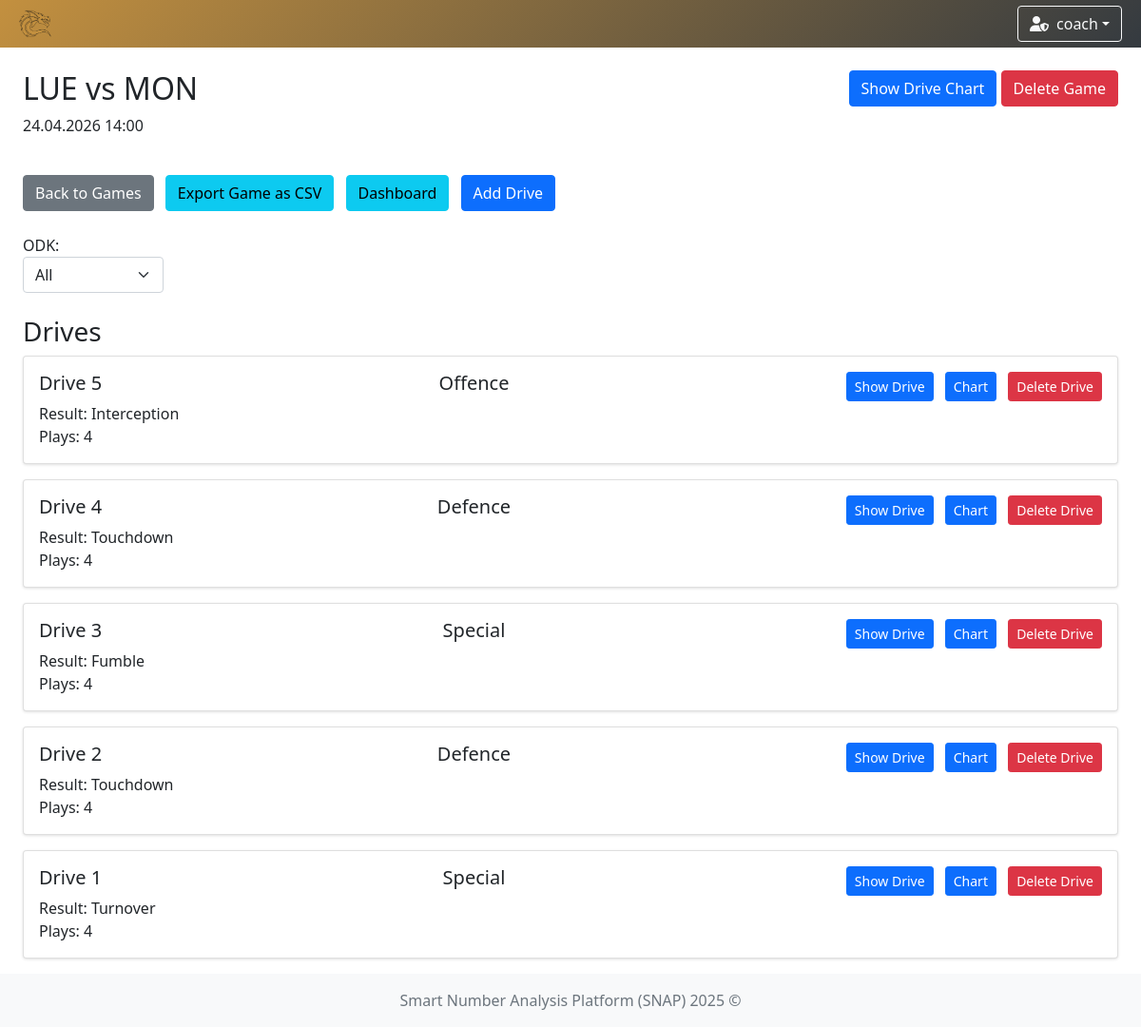
The page /games/3 (signed in) on the database as committed earlier.
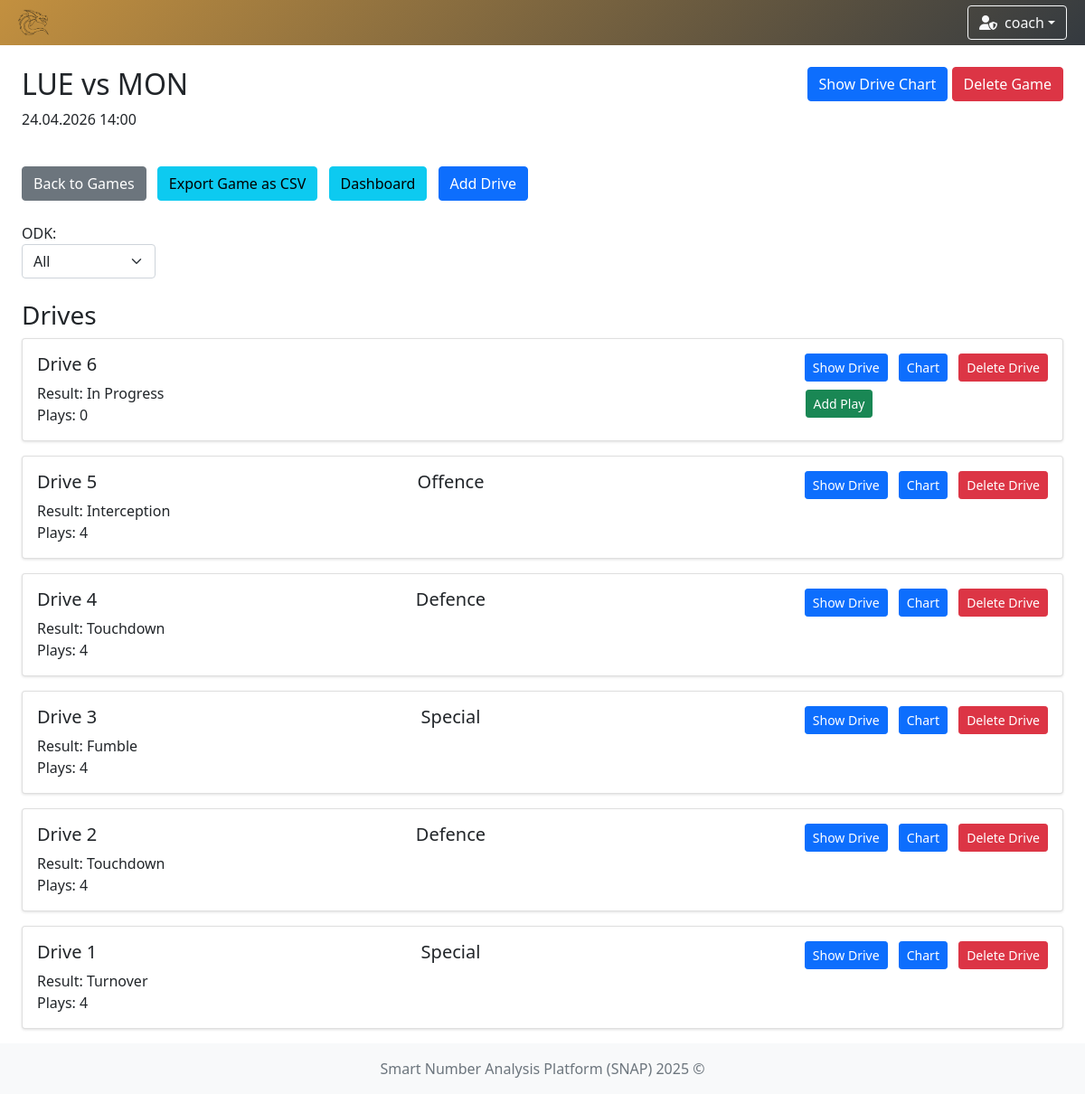
The same page on the database as committed later.
### app/models/team.py (models this page shows)
class TeamModel(db.Model):
    __tablename__ = 'teams'
    id = db.Column(db.Integer, primary_key=True)
    name = db.Column(db.String(100), nullable=False, unique=True)  # prevent duplicate team names
    icon = db.Column(db.String(300), nullable=False)  # longer path for future-proofing
    primary_color = db.Column(db.String(20), nullable=False)
    secondary_color = db.Column(db.String(20), nullable=False)

### app/models/user.py (models this page shows)
class UserModel(db.Model, UserMixin):
    __tablename__ = 'user'
    id = db.Column(db.Integer, primary_key=True)
    username = db.Column(db.String(80), unique=True, nullable=False)
    password = db.Column(db.String(120), nullable=False)
    role = db.Column(db.String(10), nullable=False, default='user')
    team_id = db.Column(db.Integer, db.ForeignKey('teams.id'))
    team = db.relationship('TeamModel', backref='users')

### app/models/game.py (models this page shows, shortened)
class GameModel(db.Model):
    __tablename__ = 'game'
    id: int = db.Column(db.Integer, primary_key=True)
    name: str = db.Column(db.String(100), nullable=False)
    date: datetime = db.Column(db.DateTime, nullable=False, index=True)
    time: str = db.Column(db.String(20), nullable=False)
    home_team_id: Optional[int] = db.Column(db.Integer, db.ForeignKey('teams.id'), nullable=True, index=True)
    away_team_id: Optional[int] = db.Column(db.Integer, db.ForeignKey('teams.id'), nullable=True, index=True)
    home_team = db.relationship('TeamModel', foreign_keys=[home_team_id], lazy=True)
    away_team = db.relationship('TeamModel', foreign_keys=[away_team_id], lazy=True)
    drives = db.relationship('DriveModel', backref='game', lazy=True, cascade='all, delete-orphan')
    @classmethod
    def get_by_id(cls, game_id: int) -> Optional['GameModel']:
        return cls.query.get_or_404(game_id)

### app/models/drive.py (models this page shows, shortened)
class DriveModel(db.Model):
    __tablename__ = 'drive'
    id = db.Column(db.Integer, primary_key=True)
    game_id = db.Column(db.Integer, db.ForeignKey('game.id'), nullable=False)
    result = db.Column(db.String(50))
    ended = db.Column(db.Boolean, default=False)
    plays = db.relationship('PlayModel', backref='drive', lazy=True, cascade='all, delete-orphan')

### app/controllers/game.py (the view)
    @login_required
    def game_detail(self, game_id: int) -> str:
        game = GameModel.get_by_id(game_id)
        return render_template(template_name_or_list='game/game_detail.html', game=game)

### app/controllers/user.py (called while the page is built)
    @staticmethod
    def load_user(user_id):
        return UserModel.query.get(int(user_id))

### run.py (called while the page is built)
    def _inject_context(self) -> None:
        @self.app.context_processor
        def inject_teams() -> dict:
            try:
                teams = TeamModel.query.all()
                return dict(teams=teams)
            except Exception as e:
                print(f"[!] Error injecting teams: {str(e)} ({type(e).__name__})")
                return dict(teams=[])

### app/templates/game/game_detail.html (shortened to what this page needs)
{% extends "system/base.html" %}
{% block content %}
<div class="row mb-4">
    <div class="col">
        <h2>{{ game.name }}</h2>
        <p>{{ game.date.strftime('%d.%m.%Y') }} {{ game.time }}</p>
    </div>
    <div class="col text-end">
        <a href="{{ url_for('drive_chart', game_id=game.id) }}" class="btn btn-primary">Show Drive Chart</a>
        {% if current_user.role == 'admin' %}
        <form action="{{ url_for('delete_game', game_id=game.id) }}" method="POST" class="d-inline">
            <button type="submit" class="btn btn-danger"
                    onclick="return confirm('Are you sure you want to delete this game?')">Delete Game</button>
        </form>
        {% else %}
        <button class="btn btn-secondary" disabled>Delete Game</button>
        {% endif %}
    </div>
</div>
<div class="row mb-4">
    <div class="col">
        <form action="{{ url_for('add_drive', game_id=game.id) }}" method="POST">
            <a href="{{ url_for('game_options') }}" class="btn btn-secondary">Back to Games</a>
            <a href="{{ url_for('export_game', game_id=game.id) }}" class="btn btn-info">Export Game as CSV</a>
            <a href="{{ url_for('dashboard', game_id=game.id) }}" class="btn btn-info">Dashboard</a>
            <button type="submit" class="btn btn-primary">Add Drive</button>
        </form>
    </div>
</div>
			<div class="d-flex mb-3">
				<div class="me-3">
				<label for="Odk" >ODK:</label>
				<select name="Odk" id="Odk" class="form-select mb-2">
					<option value="" selected >All</option>
				</select>
        </div>
    </div>
<div class="row">
    <div class="col">
        <h3>Drives</h3>
		<div id=drive-wrapper>
			{%include 'game/partials/_drive_rows.html' %}
		</div>
    </div>
</div>
{% endblock %}

### app/templates/system/base.html (shortened to what this page needs)
<!DOCTYPE html>
<html lang="en">
<head>
    <link href="https://cdn.jsdelivr.net/npm/bootstrap@5.1.3/dist/css/bootstrap.min.css" rel="stylesheet"/>
    <link rel="stylesheet" href="https://cdn.jsdelivr.net/npm/bootstrap-icons@1.11.3/font/bootstrap-icons.css"/>
    <link rel="stylesheet" href="https://cdnjs.cloudflare.com/ajax/libs/font-awesome/6.5.0/css/all.min.css"/>
    <link href="https://cdn.jsdelivr.net/npm/select2@4.1.0-rc.0/dist/css/select2.min.css" rel="stylesheet"/>
    <link href="https://cdn.jsdelivr.net/npm/select2-bootstrap-5-theme@1.3.0/dist/select2-bootstrap-5-theme.min.css" rel="stylesheet"/>
    <link href="https://cdn.datatables.net/1.13.6/css/dataTables.bootstrap5.min.css" rel="stylesheet"/>
    <link rel="stylesheet" href="https://cdn.datatables.net/fixedcolumns/4.3.0/css/fixedColumns.bootstrap5.min.css"/>
    <link rel="stylesheet" href="{{ url_for('static', filename='styles.css') }}"/>
</head>
<body class="{% block body_class %}{% endblock %}">
{% if current_user.is_authenticated %}
    {% set ns = namespace(navbar_color='background: linear-gradient(135deg, #4b6cb7, #182848);', team_found=False) %}
    {% if current_user.team %}
        {% set ns.navbar_color = 'background: linear-gradient(135deg, ' ~ current_user.team.primary_color ~ ', #343a40);' %}
        {% set ns.team_found = True %}
    {% endif %}
    <nav class="navbar navbar-expand-lg navbar-dark" style="{{ ns.navbar_color }}">
        <div class="container-fluid position-relative">
            <a class="navbar-brand d-flex align-items-center" href="{{ url_for('index') }}">
                {% if current_user.team and ns.team_found %}
                    <img class="team-logo" src="{{ current_user.team.icon }}" alt="{{ current_user.team.name }} logo"/>
                {% else %}
                    <a href="{{ url_for('game_options') }}" class="btn btn-outline-light me-2" title="Home">
                        <i class="fas fa-home"></i>
                    </a>
                {% endif %}
            </a>
            <div class="ms-auto d-flex align-items-center">
                <div class="dropdown me-2">
                    <button class="btn btn-outline-light dropdown-toggle d-flex align-items-center" type="button"
                            id="userDropdown" data-bs-toggle="dropdown" aria-expanded="false">
                        {% if current_user.role == 'admin' %}
                            <i class="fas fa-user-shield me-2"></i>
                        {% else %}
                            <i class="fas fa-user me-2"></i>
                        {% endif %}
                        {{ current_user.username }}
                    </button>
                </div>
            </div>
        </div>
    </nav>
{% endif %}
<div class="content-wrapper">
    <div class="container-fluid mt-4 px-4">
        <div id="toast-container" class="toast-container position-fixed bottom-0 end-0 p-3" style="z-index: 1100;">
        </div>
        {% block content %}{% endblock %}
    </div>
</div>
<footer class="footer mt-auto py-3 bg-light">
    <div class="container text-center">
        <span class="text-muted">Smart Number Analysis Platform (SNAP) 2025 ©</span>
    </div>
</footer>
</body>
</html>

### app/templates/game/partials/_drive_rows.html
{% for drive in game.drives|sort(attribute='id', reverse=True) %}
    <div class="card mb-3">
        <div class="card-body">
            <div class="d-flex justify-content-between align-items-start">
                <h5 class="card-title">Drive {{ loop.revindex }}</h5>
                {% if drive.plays | length > 0 %}
                    {% if drive.plays[0].odk == "O" %}
                        <h5 class="card-title">Offence</h5>
                    {% elif drive.plays[0].odk == "D" %}
                        <h5 class="card-title">Defence</h5>
                    {% elif drive.plays[0].odk == "K" %}
                        <h5 class="card-title">Special</h5>
                    {% else %}
                        <h5 class="card-title">Unknown play type: {{ drive.plays[0].odk }}</h5>
                    {% endif %}
                {% endif %}
                <div>
                    <a href="{{ url_for('drive_detail', drive_id=drive.id) }}" class="btn btn-sm btn-primary">Show
                        Drive</a>
                    <a href="{{ url_for('drive_play_chart', game_id=game.id, drive_id=drive.id) }}"
                       class="btn btn-sm btn-primary" , style="margin-right: 0.5rem;">Chart</a>
                    {% if current_user.role == 'admin' %}
                        <form action="{{ url_for('delete_drive', drive_id=drive.id) }}" method="POST" class="d-inline">
                            <button type="submit" class="btn btn-sm btn-danger"
                                    onclick="return confirm('Are you sure you want to delete this drive?')">Delete Drive
                            </button>
                        </form>
                    {% else %}
                        <button class="btn btn-sm btn-secondary" disabled>Delete Drive</button>
                    {% endif %}
                </div>
            </div>
            <div class="d-flex justify-content-between align-items-center">
                <div class="card-text mb-0">
                    Result: {{ drive.result or 'In Progress' }}<br>
                    Plays: {{ drive.plays|length }}
                </div>
                {% if not drive.ended %}
                    <a href="{{ url_for('add_play', drive_id=drive.id) }}" class="btn btn-sm btn-success ms-auto"
                       style="margin-right: 12.1rem;">Add Play</a>
                {% endif %}
            </div>
        </div>
    </div>
{% else %}
    <div class="alert alert-secondary text-center" role="alert">
        <i class="bi bi-info-circle me-2"></i>
        No drives found for this filter.
    </div>
{% endfor %}

### app/static/styles.css (style rules this page uses)
.navbar { transition: background-color 0.5s ease; height: 50px; }
.team-logo { animation: fadeIn 0.5s ease, pulse 1s ease-in-out; width: 50px; height: auto; }
html, body { height: 100%; margin: 0; padding: 0; }
body { display: flex; flex-direction: column; min-height: 100vh; }
.content-wrapper { flex: 1 0 auto; }
.footer { flex-shrink: 0; background-color: #f8f9fa; padding: 1rem 0; margin-top: auto; }
.card { position: relative; z-index: 1; margin-bottom: 1rem; box-shadow: 0 1px 3px rgba(0,0,0,0.12); }
.btn + .btn { margin-left: 0.5rem; }

Rows that differ between the two databases and show on the page:
added DriveModel: result "In Progress", plays|length "0"
